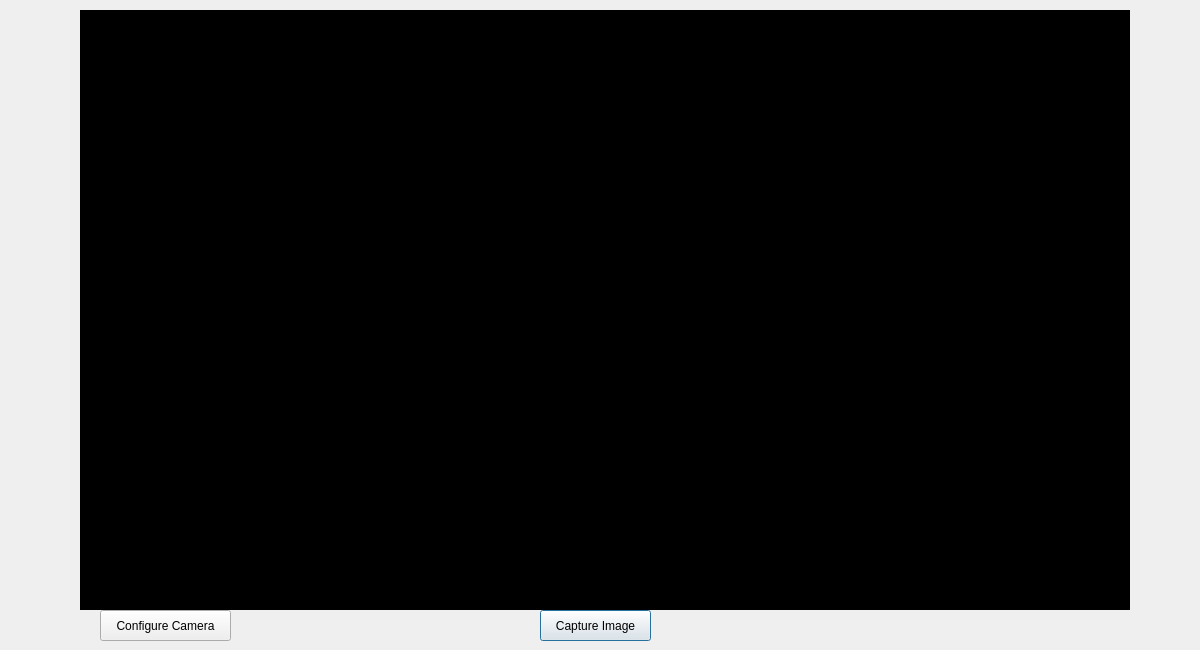
<?xml version="1.0" encoding="UTF-8"?>
<ui version="4.0">
 <class>CameraDisplayDialog</class>
 <widget class="QDialog" name="CameraDisplayDialog">
  <property name="geometry">
   <rect>
    <x>0</x>
    <y>0</y>
    <width>1200</width>
    <height>650</height>
   </rect>
  </property>
  <property name="windowTitle">
   <string>Dialog</string>
  </property>
  <widget class="QPushButton" name="capture_img_btn">
   <property name="geometry">
    <rect>
     <x>540</x>
     <y>610</y>
     <width>111</width>
     <height>31</height>
    </rect>
   </property>
   <property name="text">
    <string>Capture Image</string>
   </property>
  </widget>
  <widget class="QLabel" name="live_video_display_label">
   <property name="geometry">
    <rect>
     <x>80</x>
     <y>10</y>
     <width>1050</width>
     <height>600</height>
    </rect>
   </property>
   <property name="styleSheet">
    <string notr="true">background: black;</string>
   </property>
   <property name="text">
    <string>TextLabel</string>
   </property>
  </widget>
  <widget class="QPushButton" name="configure_camera_btn">
   <property name="geometry">
    <rect>
     <x>100</x>
     <y>610</y>
     <width>131</width>
     <height>31</height>
    </rect>
   </property>
   <property name="text">
    <string>Configure Camera</string>
   </property>
  </widget>
 </widget>
 <resources/>
 <connections/>
</ui>
